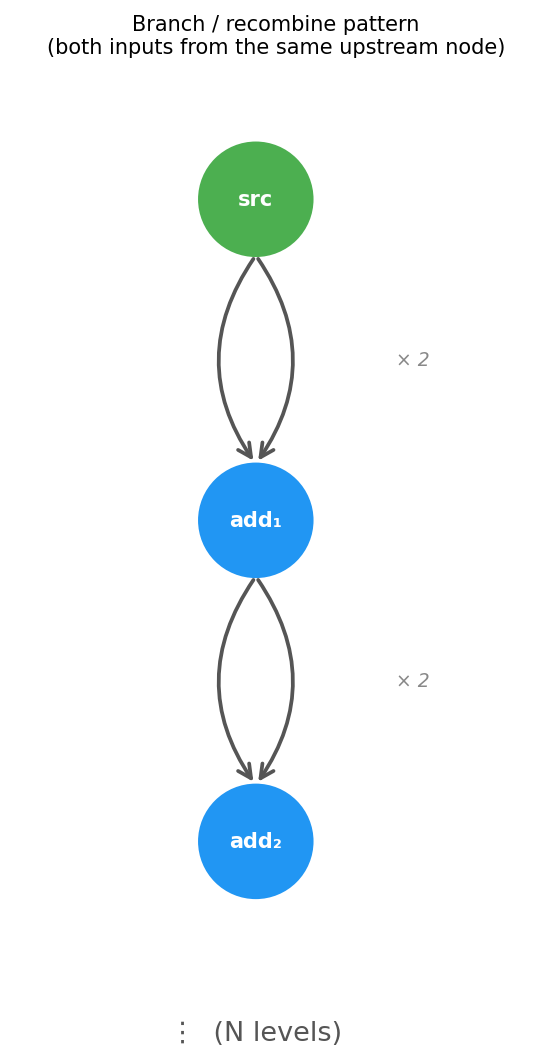

Here is the Python script that generated this plot:
import matplotlib
matplotlib.use('Agg')
import matplotlib.pyplot as plt

DEPTH = 2
NODE_R = 0.28
SPACING = 1.6

fig, ax = plt.subplots(figsize=(4, 7))

positions = [(0, (DEPTH - i) * SPACING) for i in range(DEPTH + 1)]

node_labels = ['src'] + [f'add{chr(0x2080 + i+1)}' for i in range(DEPTH)]
node_colors = ['#4CAF50'] + ['#2196F3'] * DEPTH

# Draw edges first (behind nodes)
for i in range(DEPTH):
    x0, y0 = positions[i]
    x1, y1 = positions[i + 1]
    for rad in (-0.35, 0.35):
        ax.annotate(
            '', xy=(x1, y1 + NODE_R), xytext=(x0, y0 - NODE_R),
            arrowprops=dict(
                arrowstyle='->', color='#555', lw=1.8,
                connectionstyle=f'arc3,rad={rad}',
                mutation_scale=16,
            ),
            zorder=1,
        )

# Draw nodes
for (x, y), label, color in zip(positions, node_labels, node_colors):
    circle = plt.Circle((x, y), NODE_R, color=color, zorder=2, linewidth=1.5,
                         edgecolor='white')
    ax.add_patch(circle)
    ax.text(x, y, label, ha='center', va='center', color='white',
            fontsize=10, fontweight='bold', zorder=3)

# Annotations on the right
for i in range(DEPTH):
    x0, y0 = positions[i]
    x1, y1 = positions[i + 1]
    mid_y = (y0 + y1) / 2
    ax.text(0.7, mid_y, '× 2', ha='left', va='center',
            fontsize=9, color='#888', style='italic')

ax.set_xlim(-1.2, 1.4)
ax.set_ylim(-0.6, DEPTH * SPACING + 0.6)
ax.set_aspect('equal')
ax.axis('off')
ax.set_title('Branch / recombine pattern\n(both inputs from the same upstream node)',
             fontsize=10, pad=12)

# "repeats" ellipsis below last node
last_x, last_y = positions[-1]
ax.text(last_x, last_y - SPACING * 0.6, '⋮  (N levels)', ha='center',
        va='center', fontsize=13, color='#555')

fig.tight_layout()
fig.savefig('diagram.png', dpi=150, bbox_inches='tight')
print("saved")
